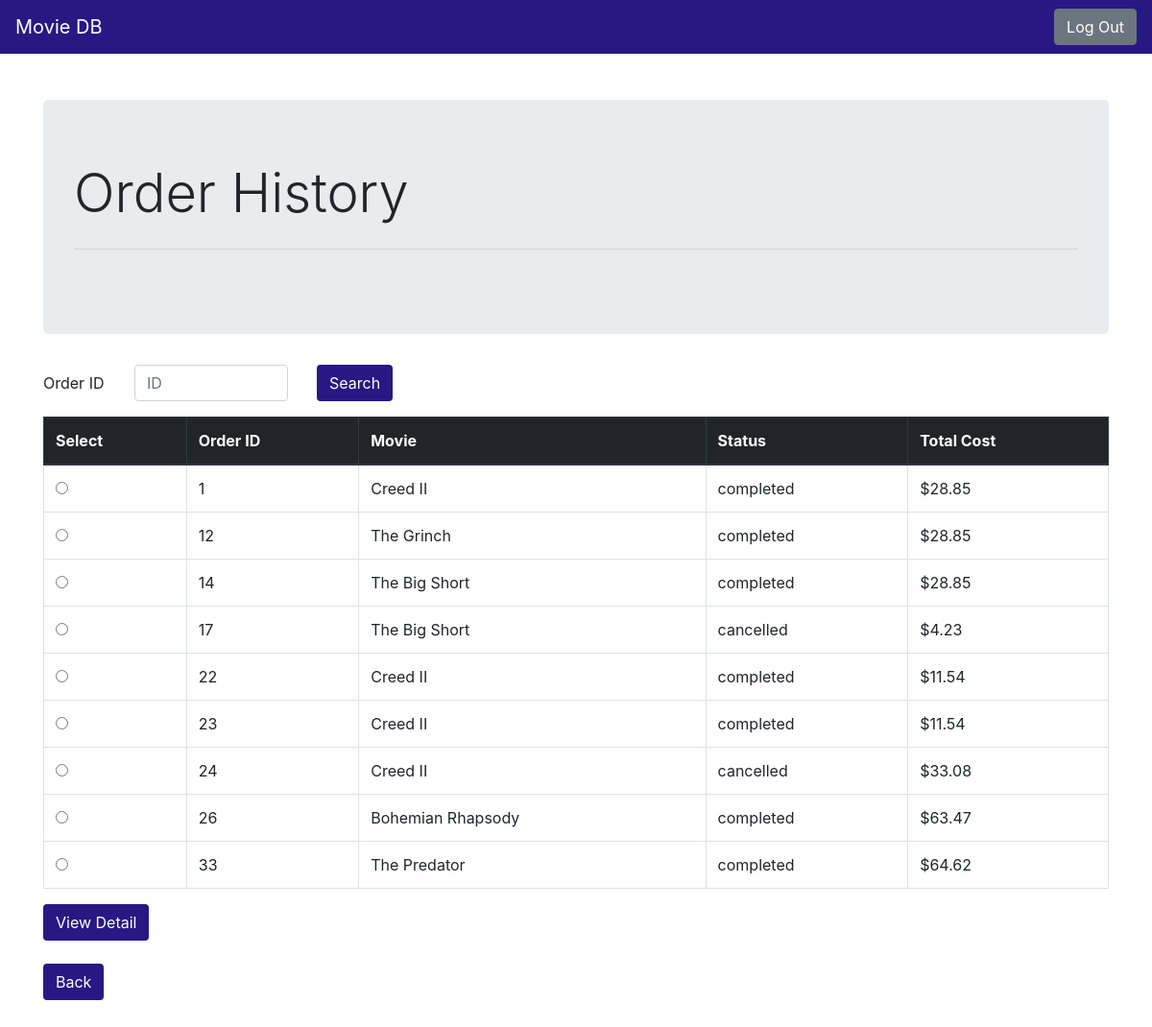
Page /order_history (signed in) on the earlier database version.
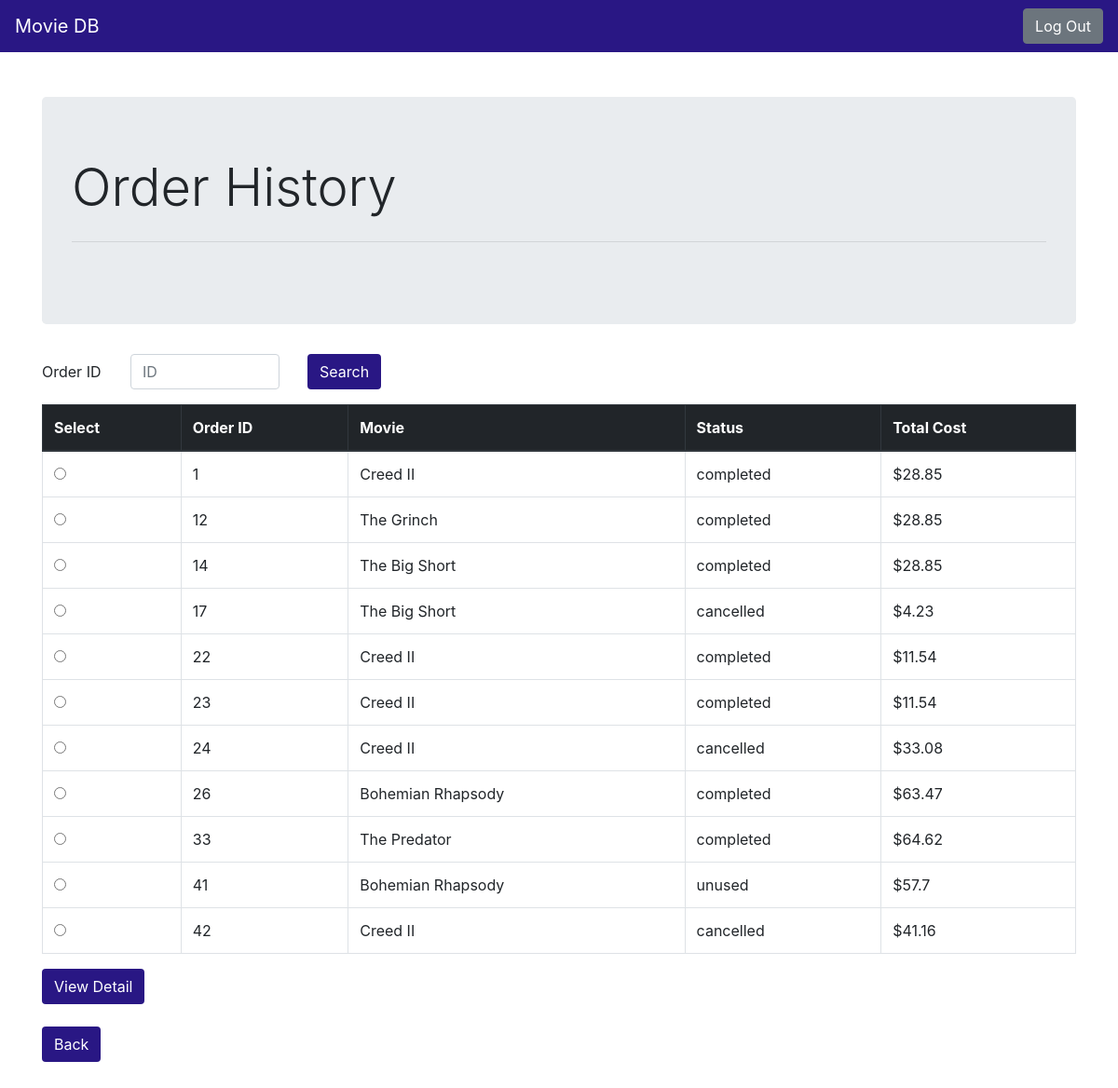
Same page on the later database version.
### tables this page shows
CREATE TABLE ORDERS (
  order_ID integer primary key autoincrement,
  o_date date not null,
  senior_tickets int not null,
  child_tickets int not null,
  adult_tickets int not null,
  total_tickets int not null,
  o_time time not null,
  status varchar[30],
  card_number int not null,
  username varchar[30] not null,
  title varchar[100] not null,
  theater_id int not null,
  constraint ORDERCARD foreign key(card_number) references PAYMENT_INFO(card_no) on delete set null on update cascade,
  constraint ORDERUSER foreign key(username) references CUSTOMER(username) on delete set null on update cascade,
  constraint ORDERTITLE foreign key(title) references MOVIE(title) on delete set null on update cascade,
  constraint ORDERTHEATER foreign key(theater_id) references THEATER(theater_id) on delete set null on update cascade
);

### p3.py (the view)
@app.route('/order_history', methods=['GET', 'POST'])
def order_history():
    db = get_db()
    cur = db.execute('select order_ID, title, status, adult_tickets, senior_tickets, child_tickets from ORDERS where username=?;',[session.get('user')])
    orders = cur.fetchall()
    cur = db.execute('select child_discount as disc from SYSTEM_INFO where child_discount is not null;')
    c = cur.fetchone()
    cur = db.execute('select senior_discount as disc from SYSTEM_INFO where senior_discount is not null;')
    s = cur.fetchone()
    o = []
    cur = db.execute('select cancellation_fee from SYSTEM_INFO where cancellation_fee is not null;')
    fee = cur.fetchone()
    for order in orders:
        total = round((int(order['adult_tickets'])*11.54)+(int(order['child_tickets'])*11.54*c['disc'])+(int(order['senior_tickets'])*11.54*s['disc']),2)
        if order['status'] == 'cancelled':
            total = total - int(fee['cancellation_fee'])
        o.append({'order_ID':order['order_ID'], 'title':order['title'], 'status':order['status'], 'total':total})
    return render_template('order_history.html', orders=o, c=c, s=s)

### p3.py (called while the page is built)
def connect_db():
    rv = sqlite3.connect(app.config['DATABASE'])
    rv.row_factory = sqlite3.Row
    return rv

def get_db():
    if not hasattr(g, 'sqlite_db'):
        g.sqlite_db = connect_db()
    return g.sqlite_db

### templates/order_history.html (shortened to what this page needs)
{% extends "navbar.html" %}
{% block body %}
<div class="container">
  <div class="jumbotron">
    <h1 class="display-4">Order History</h1>
    <hr class="my-4">
  </div>
  {% if not orders %}
  <h2>You havent placed any orders yet</h2>
  {% else %}
  <form action="{{ url_for('order_detail') }}" method=post>
    <div class="form-group row">
      <label for="search" class="col-sm-1 col-form-label">Order ID</label>
      <div class="col-sm-2">
        <input type="number" class="form-control" id="search" name="search" placeholder="ID">
      </div>
      <div class="col-sm-1">
        <button type="submit" class="btn" style="background-color: #291784; color: #FFFFFF;">Search</button>
      </div>
    </div>
  </form>
  <form action="{{ url_for('order_detail') }}" method=post>
    <table class="table table-bordered">
      <thead class="thead-dark">
        <tr>
          <th scope="col">Select</th>
          <th scope="col">Order ID</th>
          <th scope="col">Movie</th>
          <th scope="col">Status</th>
          <th scope="col">Total Cost</th>
        </tr>
      </thead>
      <tbody>
        {% for order in orders %}
        <tr>
          <th scope="row">
            <div style="padding-left: 20px">
              <input type="radio" class="form-check-input" name="search" id="search" value="{{ order.order_ID }}">
            </div>
          </th>
          <td>{{ order.order_ID }}</td>
          <td>{{ order.title }}</td>
          <td>{{ order.status }}</td>
          <td>${{ order.total }}</td>
        </tr>
        {% endfor %}
      </tbody>
    </table>
    <button type="submit" class="btn" style="background-color: #291784; color: #FFFFFF;">View Detail</button>
  </form>
  <br>
  <a href="{{ url_for('me') }}" class="btn" role="button" aria-pressed="true"
    style="background-color: #291784; color: #FFFFFF;">Back</a>
  <br><br><br>
  {% endif %}
</div>
{% endblock %}

### templates/navbar.html (shortened to what this page needs)
<!doctype html>
<html lang="en">
<head>
  <link rel="stylesheet" href="https://stackpath.bootstrapcdn.com/bootstrap/4.1.1/css/bootstrap.min.css"
>
</head>
<body>
  <nav class="navbar navbar-expand-sm navbar-dark sticky-top justify-content-between" style="background-color: #291784">
    <a class="navbar-brand" style='color: #FFFFFF'>Movie DB</a>
    {% if session.logged_in %}
    <a class="btn btn-secondary" href="{{ url_for('logout') }}">Log Out</a>
    {% endif %}
  </nav>
  <div><br><br></div>
  {% block body %}{% endblock %}
</body>

Differences in the rows shown:
added ORDERS: order_ID "41", title "Bohemian Rhapsody", status "unused", total "57.7"
added ORDERS: order_ID "42", title "Creed II", status "cancelled", total "41.16"
